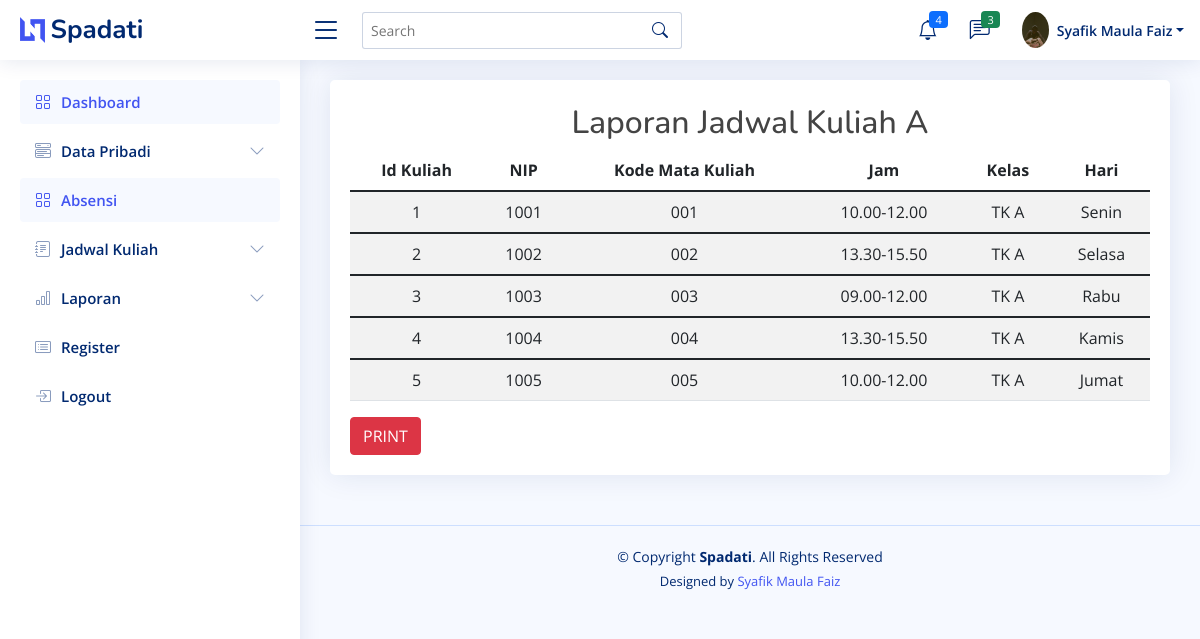
The app's page /index.php?p=laporan_jadwal_kuliah&id_kelas=A with its own data.
### tables this page shows
CREATE TABLE `tabel_jadwal_kuliah` (
  `id_kuliah` int(10) NOT NULL,
  `nip` int(10) NOT NULL,
  `kode_mk` varchar(10) NOT NULL,
  `jam` varchar(20) NOT NULL,
  `id_kelas` varchar(30) NOT NULL,
  `id_hari` int(11) NOT NULL
);

CREATE TABLE `tabel_kelas` (
  `id_kelas` varchar(5) NOT NULL,
  `nama_kelas` varchar(10) NOT NULL,
  `kode_prodi` varchar(5) NOT NULL
);

CREATE TABLE `tabel_hari` (
  `id_hari` int(11) NOT NULL,
  `nama_hari` varchar(30) NOT NULL
);

### laporan_jadwal_kuliah.php (the view, shortened to what this page needs)
<?php
    include "koneksi.php";
?>
<div class="col">
<br>
<div class="col" role="main">
    <div class="col-md-12 col-sm-12  ">
        <div class="x_panel"><div class="form-group">
        <center><h2> Laporan Jadwal Kuliah <?php echo $_GET['id_kelas'];?></h2></center>
                <div class="table-responsive">
                    <table class="table table-striped jambo_table bulk_action">
                        <thead>
                            <tr class="headings">
                            <th class="column-title"><center>Id Kuliah</center></th>
                            <th class="column-title"><center>NIP</center></th>
                                <th class="column-title"><center>Kode Mata Kuliah</center></th>
                                <th class="column-title"><center>Jam</center></th>
                                <th class="column-title"><center>Kelas</center></th>
                                <th class="column-title"><center>Hari</center></th>
                            </tr>
                        </thead>
                        <?php
                                $sql="SELECT * FROM tabel_jadwal_kuliah JOIN tabel_kelas USING(id_kelas) JOIN tabel_hari USING(id_hari) WHERE id_kelas='$_GET[id_kelas]'";
                            $hasil=mysqli_query($db,$sql);
                            $no=0;
                            while ($data = mysqli_fetch_array($hasil)) {
                            $no++;
                            ?>
                        <tbody>
                            <tr class="even pointer">
                            <td><center><?php echo $no;?></center></td>
                                <td><center><?php echo $data["nip"]; ?></center></td>
                                <td><center><?php echo $data["kode_mk"]; ?></center></td>
                                <td><center><?php echo $data["jam"]; ?></center></td>
                                <td><center><?php echo $data["nama_kelas"]; ?></center></td>
                                <td><center><?php echo $data["nama_hari"]; ?></center></td>
                            </tr>
                        </tbody>
                        <?php
    }
    ?>
                    </table>
                    <a href="print_jadwal.php?id_kelas=<?php echo $_GET["id_kelas"]; ?>" class="btn btn-danger">PRINT</a>
                </div>
                </div>
            </div>
            </div>
        </div>
    </div>
</div>

### assets/css/style.css (style rules this page uses)
:root { scroll-behavior: smooth; }
body { font-family: "Open Sans", sans-serif; background: #f6f9ff; color: #444444; }
a { color: #4154f1; text-decoration: none; }
h1, h2, h3, h4, h5, h6 { font-family: "Nunito", sans-serif; }

### records on screen
tabel_jadwal_kuliah: nip "1001", kode_mk "001", jam "10.00-12.00", id_kelas.nama_kelas "TK A", id_hari.nama_hari "Senin"
tabel_jadwal_kuliah: nip "1002", kode_mk "002", jam "13.30-15.50", id_kelas.nama_kelas "TK A", id_hari.nama_hari "Selasa"
tabel_jadwal_kuliah: nip "1003", kode_mk "003", jam "09.00-12.00", id_kelas.nama_kelas "TK A", id_hari.nama_hari "Rabu"
tabel_jadwal_kuliah: nip "1004", kode_mk "004", jam "13.30-15.50", id_kelas.nama_kelas "TK A", id_hari.nama_hari "Kamis"
tabel_jadwal_kuliah: nip "1005", kode_mk "005", jam "10.00-12.00", id_kelas.nama_kelas "TK A", id_hari.nama_hari "Jumat"

### other values on screen
$_GET['id_kelas'] "A"
